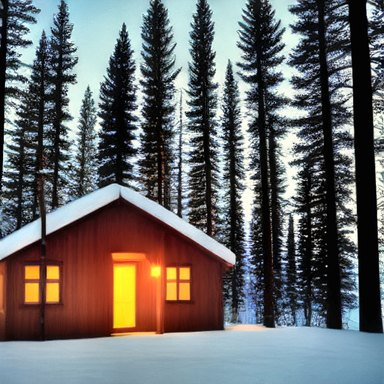
#> input picture eval/gallery/0_balanced.jpg, 384 x 384 px
$ python -i postprocess.py   (imports and definitions only)   (older library calls are emulated)
#> lines starting #> are read from the running program, lines starting #| are printed output that depends on the picture; after the words box and inside, x2 and y2 are one past the last pixel; in counts of white or black regions, pixels touching at a corner belong together
"""Classical computer vision: resizing, colour correction, edge-aware enhancement,
image quality assessment, and artifact detection + correction.

All functions take/return uint8 RGB numpy arrays (H, W, 3).
"""
import time
import cv2
import numpy as np


# ---------- resizing ----------
def upscale(img, size=512):
#> called with size = 512
    if img.shape[0] == size:
        return img
    return cv2.resize(img, (size, size), interpolation=cv2.INTER_LANCZOS4)
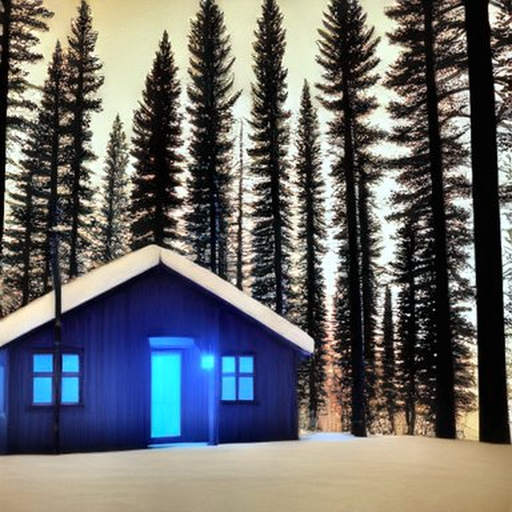
#> returned value: shape (512, 512, 3); mean of channels 0, 1, 2 105.3, 105.6, 105.7; drawn as B, G, R


# ---------- colour ----------
def gray_world_wb(img, max_gain=1.18, min_gain=0.85):
#> called with max_gain = 1.18, min_gain = 0.85
    f = img.astype(np.float32)
    means = f.reshape(-1, 3).mean(0) + 1e-6
#> means = [105.3, 105.6, 105.7]
    gains = np.clip(means.mean() / means, min_gain, max_gain)
#> gains = [1, 1, 0.998]
    return np.clip(f * gains, 0, 255).astype(np.uint8)


def clahe_luminance(img, clip=2.0, tiles=8):
#> called with clip = 2, tiles = 8
    lab = cv2.cvtColor(img, cv2.COLOR_RGB2LAB)
#> lab: shape (512, 512, 3); mean of channels 0, 1, 2 109.9, 130, 128.9
    l, a, b = cv2.split(lab)
    l = cv2.createCLAHE(clipLimit=clip, tileGridSize=(tiles, tiles)).apply(l)
    return cv2.cvtColor(cv2.merge([l, a, b]), cv2.COLOR_LAB2RGB)


# ---------- edge-aware sharpening ----------
def edge_aware_sharpen(img, amount=0.6, edge_thresh=40):
    """Unsharp mask whose strength is gated by an edge map, so flat regions
    (sky, skin) do not get noise amplified. The base layer comes from a
    bilateral filter, which is itself edge-preserving."""
#> called with amount = 0.6, edge_thresh = 40
    base = cv2.bilateralFilter(img, d=7, sigmaColor=40, sigmaSpace=7)
    detail = img.astype(np.float32) - base.astype(np.float32)
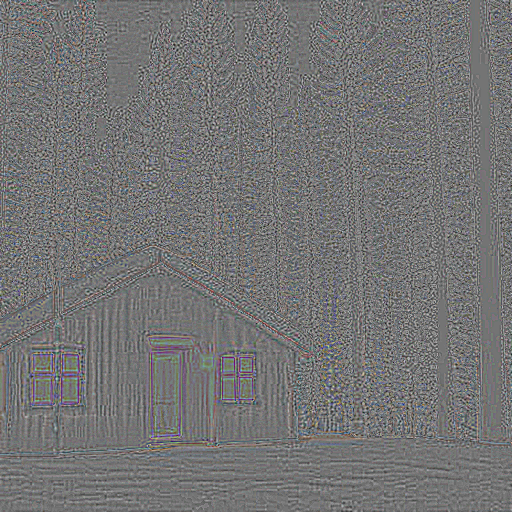
#> detail: shape (512, 512, 3) float32; mean R, G, B 0, 0, 0.1; drawn with min black and max white
    gray = cv2.cvtColor(img, cv2.COLOR_RGB2GRAY)
    edges = cv2.Canny(gray, edge_thresh, edge_thresh * 2.5)
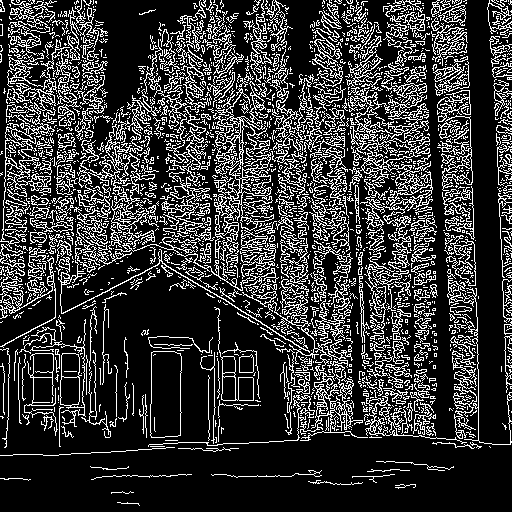
#> edges: shape (512, 512); 21.5% white in thin lines or dots
    mask = cv2.GaussianBlur(cv2.dilate(edges, None), (5, 5), 0).astype(np.float32)[..., None] / 255.0
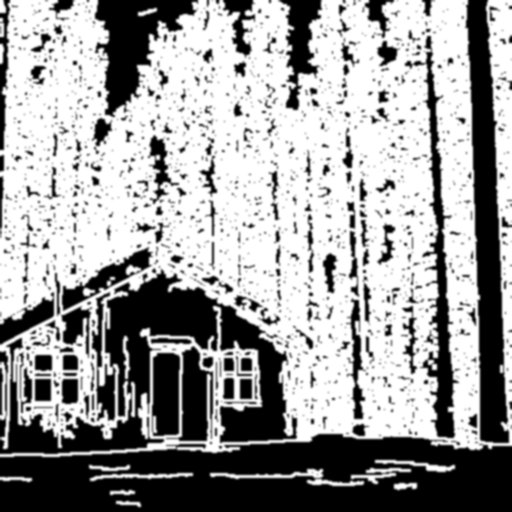
#> mask: shape (512, 512, 1) float32; min 0, max 1, mean 0.612
    out = img.astype(np.float32) + amount * detail * mask
    return np.clip(out, 0, 255).astype(np.uint8)


# ---------- quality assessment ----------
def sharpness(img):
    return float(cv2.Laplacian(cv2.cvtColor(img, cv2.COLOR_RGB2GRAY), cv2.CV_64F).var())


def clipped_pct(img):
    hi = np.all(img >= 254, axis=2)
#> hi: shape (512, 512) bool; 0.22% white in thin lines or dots, all inside (x1, y1, x2, y2) = (6, 15, 512, 361)
    lo = np.all(img <= 1, axis=2)
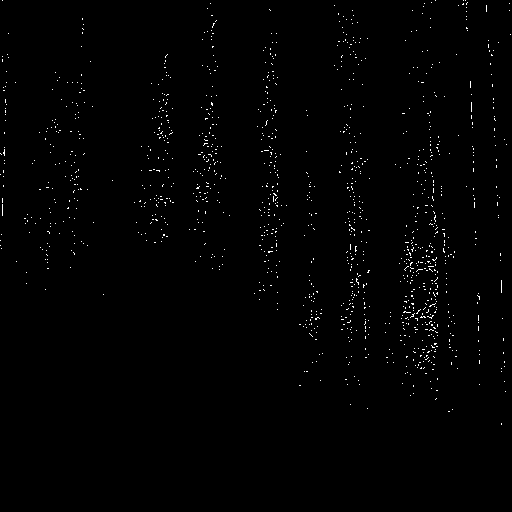
#> lo: shape (512, 512) bool; 0.82% white in thin lines or dots, all inside (x1, y1, x2, y2) = (0, 0, 511, 425)
    return float((hi | lo).mean() * 100)


def colorfulness(img):
    r, g, b = [img[..., i].astype(np.float32) for i in range(3)]
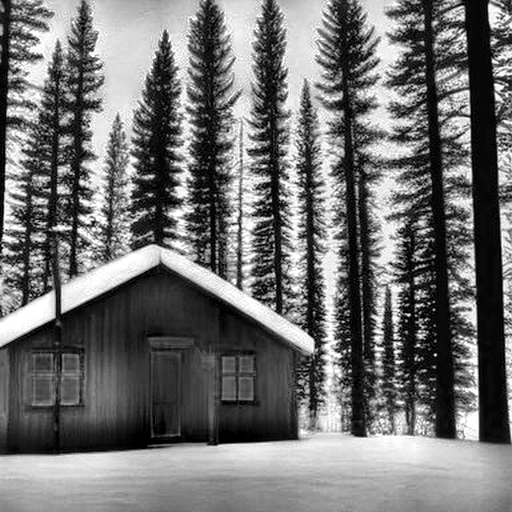
#> b: shape (512, 512) float32; min 0, max 255, mean 113.1
    rg, yb = r - g, 0.5 * (r + g) - b
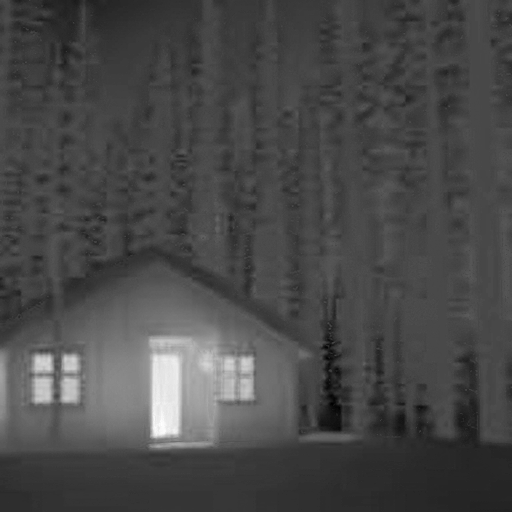
#> yb: shape (512, 512) float32; min -95, max 236.5, mean 0.6; drawn with min black and max white
    return float(np.sqrt(rg.std() ** 2 + yb.std() ** 2) + 0.3 * np.sqrt(rg.mean() ** 2 + yb.mean() ** 2))


def checkerboard_score(img):
    """Energy at the Nyquist frequency of the 8x latent grid. Decoders (especially
    tiny ones) can leave a periodic 8-px pattern; this spikes when that happens."""
    gray = cv2.cvtColor(img, cv2.COLOR_RGB2GRAY).astype(np.float32)
    spec = np.abs(np.fft.fftshift(np.fft.fft2(gray - gray.mean())))
    h, w = spec.shape
#> h = 512; w = 512
    cy, cx = h // 2, w // 2
#> cy = 256; cx = 256
    fy, fx = h // 8, w // 8
#> fy = 64; fx = 64
    peaks = [spec[cy + dy, cx + dx] for dy, dx in [(fy, 0), (-fy, 0), (0, fx), (0, -fx)]]
#> peaks = [104824.3, 104824.3, 67728.9, 67728.9]
    ring = spec[cy - fy - 3:cy + fy + 4, cx - fx - 3:cx + fx + 4].mean() + 1e-6
#> ring = 68344.2
    return float(np.mean(peaks) / ring)


def assess(img):
    return {"sharpness": sharpness(img), "clipped_pct": clipped_pct(img),
            "colorfulness": colorfulness(img), "checkerboard": checkerboard_score(img)}


# ---------- artifact correction ----------
def correct_artifacts(img, qa):
    fixes = []
    if qa["checkerboard"] > 6.0:          # periodic decoder pattern -> notch it out with a small blur
        img = cv2.GaussianBlur(img, (3, 3), 0.8)
        fixes.append("checkerboard smoothed")
    if qa["clipped_pct"] > 2.0:           # blown highlights / crushed shadows -> gentle tone compression
        f = img.astype(np.float32) / 255.0
        img = np.clip((0.04 + 0.92 * f) * 255, 0, 255).astype(np.uint8)
        fixes.append("tone range compressed")
    return img, fixes


# ---------- full chain ----------
def run(img, contrast=True, wb=True, sharp=True, up=True, size=512):
    t0 = time.perf_counter()
    if up:
        img = upscale(img, size)
    if wb:
        img = gray_world_wb(img)
    if contrast:
        img = clahe_luminance(img)
    if sharp:
        img = edge_aware_sharpen(img)
    post_ms = (time.perf_counter() - t0) * 1000
    t1 = time.perf_counter()
    qa = assess(img)
#> qa = {'sharpness': 2213.4, 'clipped_pct': 1.04, 'colorfulness': 51.94, 'checkerboard': 1.26}
    img, fixes = correct_artifacts(img, qa)
#> fixes = []
    qa_ms = (time.perf_counter() - t1) * 1000
    qa["fixes"] = fixes
    return img, qa, post_ms, qa_ms

>>> import cv2
>>> picture = cv2.cvtColor(cv2.imread('../../eval/gallery/0_balanced.jpg'), cv2.COLOR_BGR2RGB)
>>> result = run(picture)

$ run again, on eval/gallery/1_balanced.jpg
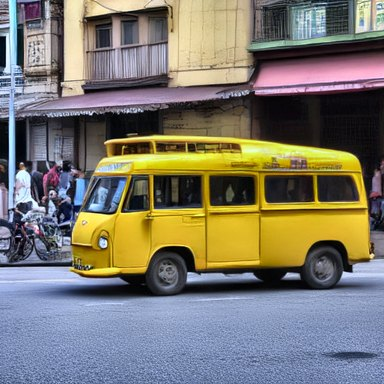
#> input picture eval/gallery/1_balanced.jpg, 384 x 384 px
#> means = [124.6, 121, 110.1]
#> gains = [0.952, 0.98, 1.08]
#> lab: shape (512, 512, 3); mean of channels 0, 1, 2 124.8, 131.3, 127.1
#> in edge_aware_sharpen, `edges = cv2.Canny(gray, edge_thresh, edge_thresh * 2.5)`:
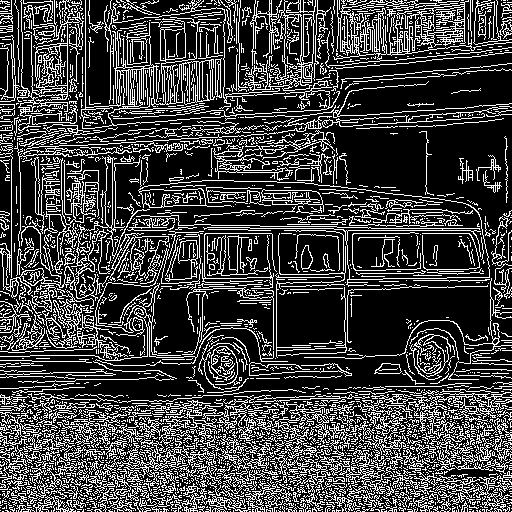
#> edges: shape (512, 512); 25.8% white in thin lines or dots
#> hi: shape (512, 512) bool; 0.01% white in thin lines or dots, all inside (x1, y1, x2, y2) = (25, 0, 508, 329)
#> lo: shape (512, 512) bool; 0.09% white in thin lines or dots, all inside (x1, y1, x2, y2) = (15, 3, 512, 391)
#> in colorfulness, `rg, yb = r - g, 0.5 * (r + g) - b`:
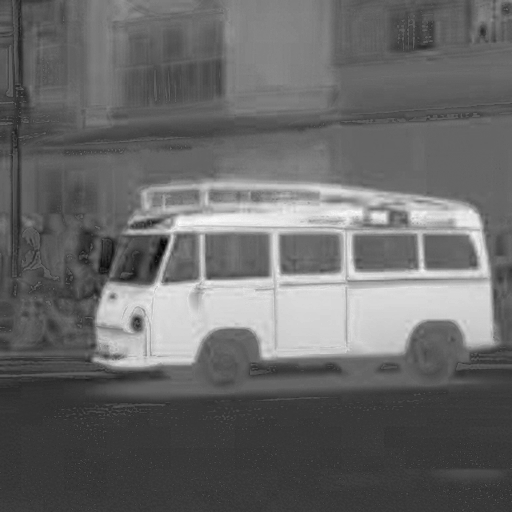
#> yb: shape (512, 512) float32; min -146, max 212, mean 0.8; drawn with min black and max white
#> peaks = [87835.5, 87835.5, 25765.7, 25765.7]
#> ring = 55492
#> qa = {'sharpness': 2252.3, 'clipped_pct': 0.0931, 'colorfulness': 70.99, 'checkerboard': 1.02}
#> fixes = []

$ run again, on eval/gallery/2_balanced.jpg
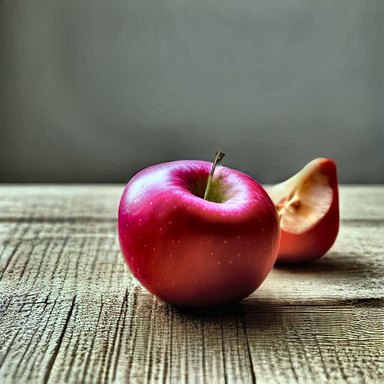
#> input picture eval/gallery/2_balanced.jpg, 384 x 384 px
#> means = [126.4, 115.9, 105.4]
#> gains = [0.917, 1, 1.1]
#> lab: shape (512, 512, 3); mean of channels 0, 1, 2 124.7, 128.4, 129.9
#> in edge_aware_sharpen, `edges = cv2.Canny(gray, edge_thresh, edge_thresh * 2.5)`:
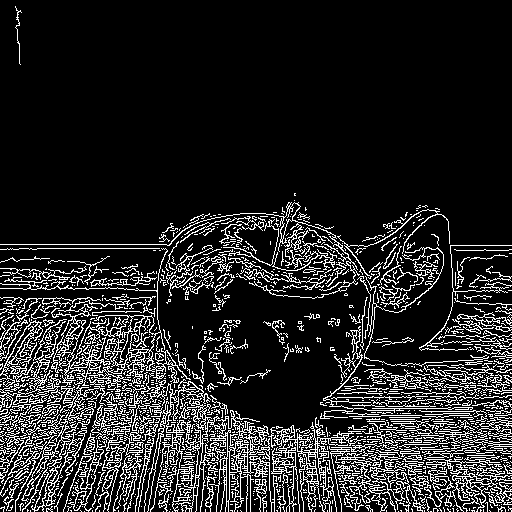
#> edges: shape (512, 512); 14.7% white in thin lines or dots
#> hi: shape (512, 512) bool; every value is 0
#> lo: shape (512, 512) bool; 0.04% white in thin lines or dots, all inside (x1, y1, x2, y2) = (9, 214, 509, 489)
#> in colorfulness, `rg, yb = r - g, 0.5 * (r + g) - b`:
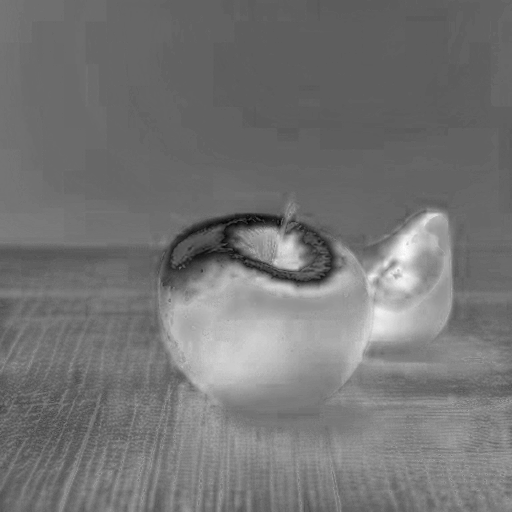
#> yb: shape (512, 512) float32; min -88.5, max 106.5, mean 0.8; drawn with min black and max white
#> peaks = [71010.4, 71010.4, 55314.8, 55314.8]
#> ring = 49725.9
#> qa = {'sharpness': 2007.7, 'clipped_pct': 0.0408, 'colorfulness': 42.73, 'checkerboard': 1.27}
#> fixes = []

$ run again, on eval/gallery/3_balanced.jpg
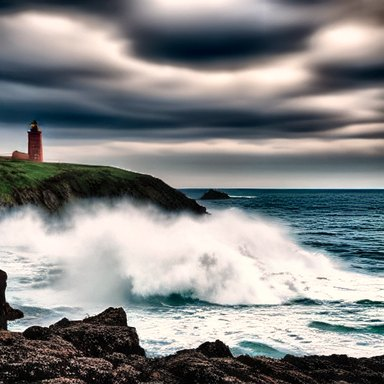
#> input picture eval/gallery/3_balanced.jpg, 384 x 384 px
#> means = [134.3, 135.4, 135.2]
#> gains = [1, 0.997, 0.998]
#> lab: shape (512, 512, 3); mean of channels 0, 1, 2 139.1, 128.4, 127.9
#> edges: shape (512, 512); 15.9% white in thin lines or dots
#> hi: shape (512, 512) bool; 0.16% white in thin lines or dots, all inside (x1, y1, x2, y2) = (0, 337, 512, 475)
#> lo: shape (512, 512) bool; 0.46% white in thin lines or dots, all inside (x1, y1, x2, y2) = (0, 163, 512, 512)
#> in colorfulness, `rg, yb = r - g, 0.5 * (r + g) - b`:
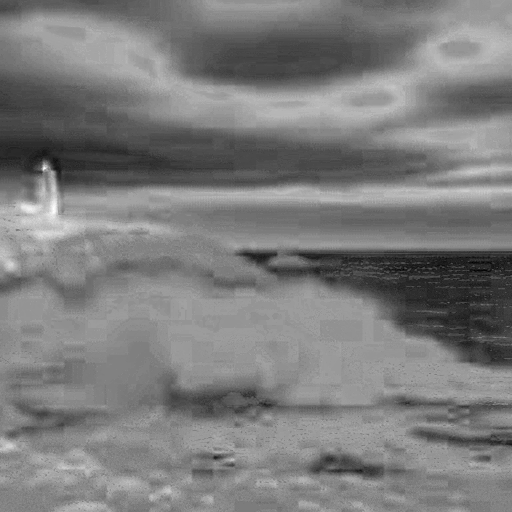
#> yb: shape (512, 512) float32; min -55.5, max 58.5, mean 0.2; drawn with min black and max white
#> peaks = [117254.3, 117254.3, 41155.1, 41155.1]
#> ring = 47467.2
#> qa = {'sharpness': 1228.7, 'clipped_pct': 0.617, 'colorfulness': 22.44, 'checkerboard': 1.67}
#> fixes = []
